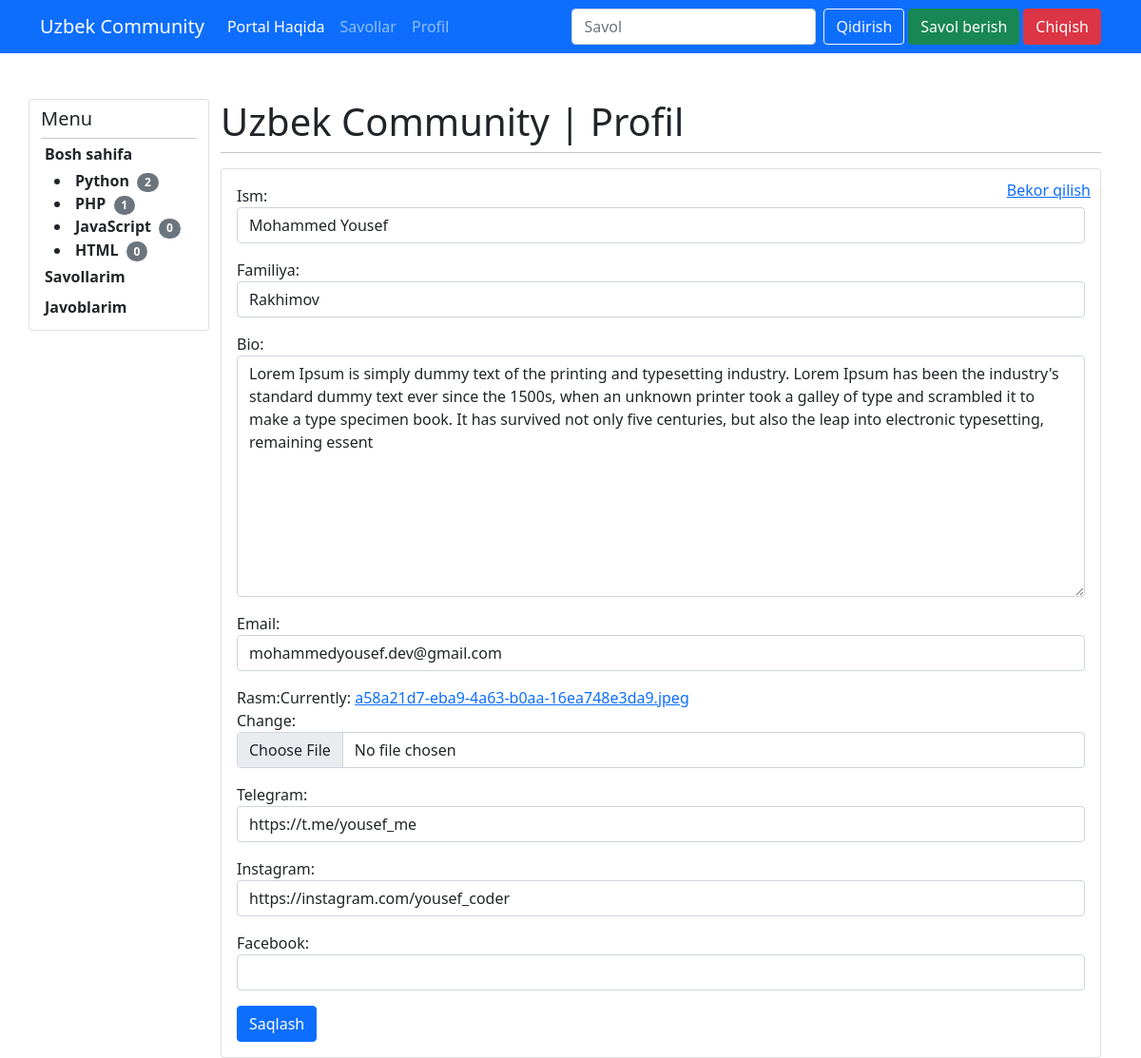
/user/edit-profile (signed in), run on the app's committed database.
### app/models.py (models this page shows, shortened)
class Category(models.Model):
    name = models.CharField(max_length=255)

### users/models.py (models this page shows, shortened)
class Profile(models.Model):
    user = models.ForeignKey(User, on_delete=models.CASCADE)
    first_name = models.CharField(max_length=150, null=True, blank=True)
    last_name = models.CharField(max_length=150, null=True, blank=True)
    bio = models.TextField(max_length=350, null=True, blank=True)
    email = models.EmailField(max_length=150, null=True, blank=True)
    picture = models.ImageField(default='profile.jpg')
    telegram = models.CharField(max_length=300, null=True, blank=True)
    instagram = models.CharField(max_length=300, null=True, blank=True)
    facebook = models.CharField(max_length=300, null=True, blank=True)
    rating = models.IntegerField(default='0')

### users/views.py (the view, shortened to what this page needs)
# urls.py: path("edit-profile", editProfilePage, name="edit-profile"),
@login_required(login_url='login')
def editProfilePage(request):
    categories = Category.objects.all()
    try:
        profile = Profile.objects.get(user=request.user)
    except:
        profile = Profile.objects.create(
            user=request.user
        )
    form = profileForm(instance=profile)
    return render(request, 'users/edit-profile.html', {'categories': categories, 'profile':profile, 'form': form})

### users/forms.py
class profileForm(ModelForm):
    class Meta:
        model=Profile
        exclude=['user','rating']
        labels={
            'first_name':'Ism',
            'last_name':'Familiya',
            'picture':'Rasm',
        }
    def __init__(self, *args, **kwargs):
        super(profileForm, self).__init__(*args, **kwargs)
        for visible in self.visible_fields():
            visible.field.widget.attrs['class'] = 'form-control mb-3'

### users/templates/users/edit-profile.html (shortened to what this page needs)
{% extends "base.html" %}
{% block content %}
            <div class="col-sm-10 ">
                <h1>Uzbek Community | Profil</h1>
                <hr class="m-0">
                <div class="card mt-3 p-3">
                    <div class="position-absolute" style="right: 10px; top:10px">
                        <a href="{% url 'profile' %}">Bekor qilish</a>
                    </div>
                   <form action="" method="POST" enctype="multipart/form-data">
                    {{form}}
                    <button class="btn btn-primary">Saqlash</button>
                   </form>
                </div>
            </div>
{% endblock content %}

### templates/base.html (shortened to what this page needs)
<!doctype html>
<html lang="en">
  <head>
    <link href="https://cdn.jsdelivr.net/npm/bootstrap@5.0.2/dist/css/bootstrap.min.css" rel="stylesheet">
  </head>
  <body>
    <nav class="navbar navbar-expand-lg navbar-dark bg-primary mb-5">
        <div class="container">
          <a class="navbar-brand" href="{% url 'home' %}">Uzbek Community</a>
          <div class="collapse navbar-collapse" id="navbarScroll">
            <ul class="navbar-nav me-auto my-2 my-lg-0 navbar-nav-scroll" style="--bs-scroll-height: 100px;">
              <li class="nav-item">
                <a class="nav-link active" aria-current="page" href="#">Portal Haqida</a>
              </li>
              <li class="nav-item">
                <a class="nav-link" href="{% url 'home' %}">Savollar</a>
              </li>
              {% if request.user.is_authenticated %}
              <li class="nav-item">
                <a class="nav-link" href="{% url 'profile' %}">Profil</a>
              </li>
              {% endif %}
            </ul>
            <form class="d-flex" action="{% url 'home' %}">
              <input class="form-control me-2" type="search" name="q" placeholder="Savol" aria-label="So'rov">
              <button class="btn btn-outline-light" type="submit">Qidirish</button>
            </form>
            <a href="{% url 'question-room' %}" class="ms-1 btn btn-success">Savol berish</a>
            {% if request.user.is_authenticated %}
            <a href="{% url 'logout' %}" class="ms-1 btn btn-danger">Chiqish</a>
            {% else %}
            <a href="{% url 'login' %}" class="ms-1 btn btn-light">Kirish</a>
            {% endif %}
          </div>
        </div>
      </nav>
      <div class="container h-100">
        <div class="row h-100">
            <div class="col-lg-2 h-100 py-2 card  sticky-top" style="top: 20px;" id="left">
                <h5 class="">Menu</h5>
                <hr class="m-0">
                <a class="text-dark text-decoration-none fw-bold p-1" href="{% url 'home' %}">
                    Bosh sahifa
                </a>
                <ul class="m-0">
                    {% for cat in categories %}
                        <li>
                            <a class="text-dark text-decoration-none fw-bold p-1" href="{% url 'home' %}?category={{cat.name}}">
                                {{cat.name}}
                            </a>
                            <span class="badge  rounded-pill bg-secondary">
                                 {{cat.question_set.count}}
                            </span>
                        </li>
                    {% endfor %}
                </ul>
                {% if request.user.is_authenticated %}
                  <a class="text-dark text-decoration-none fw-bold p-1 m-0" href="{% url 'questions' %}">
                    Savollarim
                  </a>
                  <a class="text-dark text-decoration-none fw-bold p-1 m-0" href="{% url 'answers' %}">
                    Javoblarim
                  </a>
                {% else %}
                <a class="text-dark text-decoration-none fw-bold p-1 m-0" href="{% url 'registration' %}">
                  Ro'yxatdan o'tish
                </a>
                {% endif %}
            </div>
    {% block content %}
    {% endblock content %}
</div>
</div>
  </body>
</html>

### data on the page
Category: name "Python", question_set.count "2"
Category: name "PHP", question_set.count "1"
Category: name "JavaScript", question_set.count "0"
Category: name "HTML", question_set.count "0"
Profile: first_name "Mohammed Yousef", last_name "Rakhimov", bio "Lorem Ipsum is simply dummy text of the printing and typesetting industry. Lorem Ipsum has been the industry's standard dummy text ever since the 1500s, when an unknown printer took a galley of type and scrambled it to make a type specimen book. It has survived not only five centuries, but also the leap into electronic typesetting, remaining essent", email "mohammedyousef.dev@gmail.com", telegram "https://t.me/yousef_me", instagram "https://instagram.com/yousef_coder"
